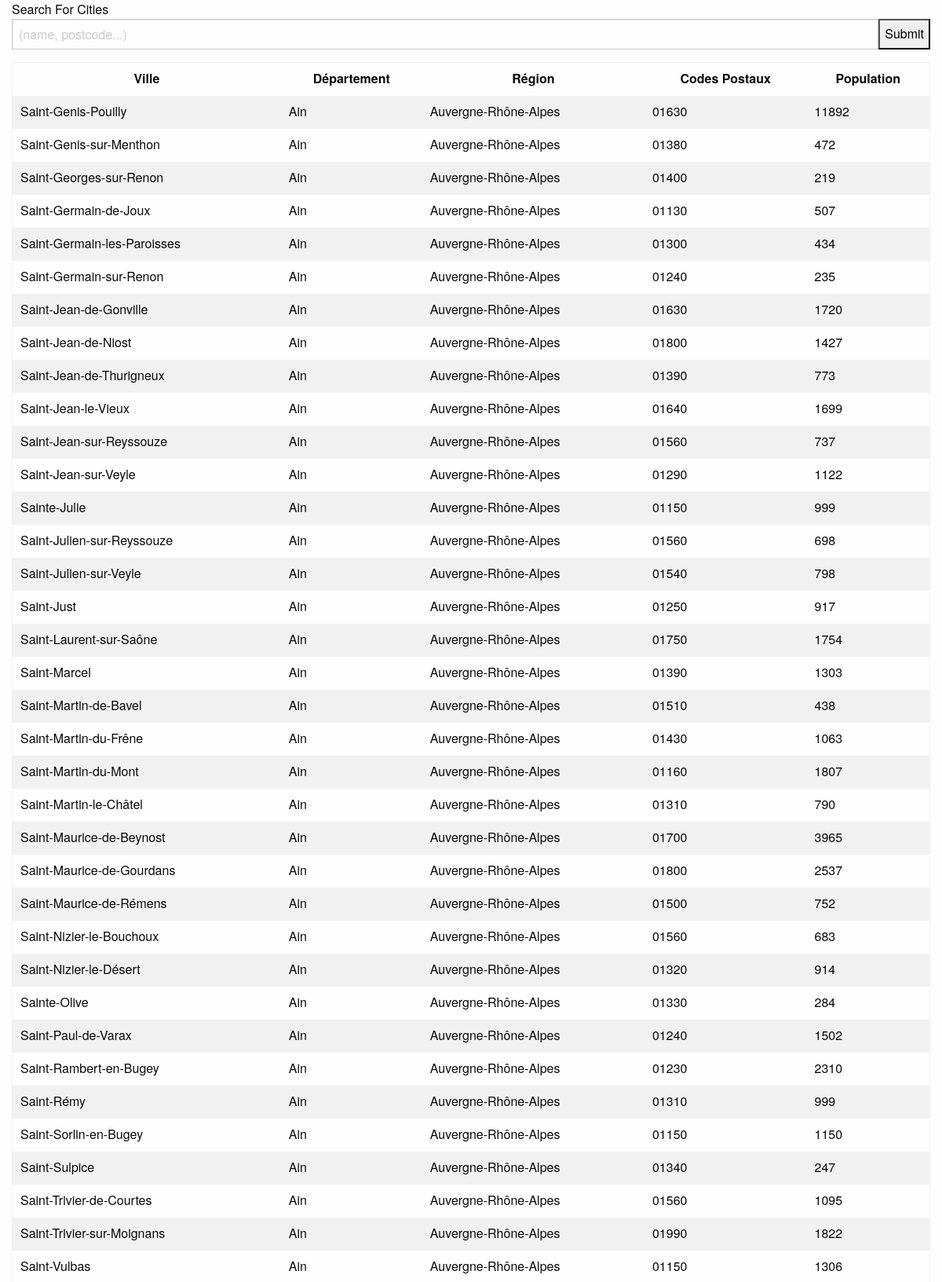
Page /api/?search=&page=4 (upper part) on the committed database.
### api/models.py (models this page shows)
class City(models.Model):
    name = models.CharField(max_length=64)
    code = models.CharField(max_length=8, unique=True)
    population = models.IntegerField()
    postcodes = models.CharField(max_length=64)
    department = models.ForeignKey(Department, on_delete=models.CASCADE)
    region = models.ForeignKey(Region, on_delete=models.CASCADE)

class Department(models.Model):
    name = models.CharField(max_length=64)
    code = models.CharField(max_length=8, unique=True)
    region = models.ForeignKey(Region, on_delete=models.CASCADE)

class Region(models.Model):
    name = models.CharField(max_length=64)
    code = models.CharField(max_length=8, unique=True)

### api/views.py (the view)
# urls.py: path('', views.index),
def index(request):
    searched = request.GET.get('search', '')
    cities = City.objects.filter(Q(name__icontains=searched) | Q(postcodes__icontains=searched))
    page = request.GET.get('page', 1)
    paginator = Paginator(cities, 100)
    page_range = 10
    try:
        cities = paginator.page(page)
        page_range = range(max(int(page) - 5, 2), min(int(page) + 5, int(cities.paginator.num_pages) - 1))
    except PageNotAnInteger:
        cities = paginator.page(1)
    except EmptyPage:
        cities = paginator.page(paginator.num_pages)
    return render(request, 'index.html', {'cities': cities, 'searched': searched, 'page_range': page_range})

### api/templates/index.html (shortened to what this page needs)
<!doctype html>
<html class="no-js" lang="en">
    <head>
        <link rel="stylesheet" href="https://cdn.jsdelivr.net/npm/foundation-sites@6.6.3/dist/css/foundation.min.css"
>
    </head>
    <body>
        <div  class="grid-container"> Search For Cities</div>
        <form action="" method="get">
            <div class="grid-container">
                <div class="input-group">
                    <input class="input-group-field" type="text" name="search" value="{{ searched }}" placeholder="(name, postcode...)">
                    <div class="input-group-button">
                        <input type="submit" value="Submit">
                    </div>
                </div>
            </div>
        </form>
        <div class="grid-container">
            <table class="hover">
                <tr>
                    <th>Ville</th>
                    <th>Département</th>
                    <th>Région</th>
                    <th>Codes Postaux</th>
                    <th>Population</th>
                </tr>
                {% for city in cities %}
                <tr {% if city.population > 100000 %}  style="color: green"{% endif %}>
                    <td>
                        {{ city.name }}
                    </td>
                    <td>
                        {% if city.department %}
                        {{ city.department.name|default:"" }}
                        {% endif %}
                    </td>
                    <td>
                        {% if city.region %}
                        {{ city.region.name|default:"" }}
                        {% endif %}
                    </td>
                    <td>
                        {{ city.postcodes }}
                    </td>
                    <td>
                        {{ city.population|default:"" }}
                    </td>
                </tr>
                {% endfor %}
            </table>
        </div>
    </body>
</html>

### rows in the picture
City: name "Saint-Genis-Pouilly", department.name "Ain", region.name "Auvergne-Rhône-Alpes", postcodes "01630", population "11892"
City: name "Saint-Genis-sur-Menthon", department.name "Ain", region.name "Auvergne-Rhône-Alpes", postcodes "01380", population "472"
City: name "Saint-Georges-sur-Renon", department.name "Ain", region.name "Auvergne-Rhône-Alpes", postcodes "01400", population "219"
City: name "Saint-Germain-de-Joux", department.name "Ain", region.name "Auvergne-Rhône-Alpes", postcodes "01130", population "507"
City: name "Saint-Germain-les-Paroisses", department.name "Ain", region.name "Auvergne-Rhône-Alpes", postcodes "01300", population "434"
City: name "Saint-Germain-sur-Renon", department.name "Ain", region.name "Auvergne-Rhône-Alpes", postcodes "01240", population "235"
City: name "Saint-Jean-de-Gonville", department.name "Ain", region.name "Auvergne-Rhône-Alpes", postcodes "01630", population "1720"
City: name "Saint-Jean-de-Niost", department.name "Ain", region.name "Auvergne-Rhône-Alpes", postcodes "01800", population "1427"
City: name "Saint-Jean-de-Thurigneux", department.name "Ain", region.name "Auvergne-Rhône-Alpes", postcodes "01390", population "773"
City: name "Saint-Jean-le-Vieux", department.name "Ain", region.name "Auvergne-Rhône-Alpes", postcodes "01640", population "1699"
City: name "Saint-Jean-sur-Reyssouze", department.name "Ain", region.name "Auvergne-Rhône-Alpes", postcodes "01560", population "737"
City: name "Saint-Jean-sur-Veyle", department.name "Ain", region.name "Auvergne-Rhône-Alpes", postcodes "01290", population "1122"
City: name "Sainte-Julie", department.name "Ain", region.name "Auvergne-Rhône-Alpes", postcodes "01150", population "999"
City: name "Saint-Julien-sur-Reyssouze", department.name "Ain", region.name "Auvergne-Rhône-Alpes", postcodes "01560", population "698"
City: name "Saint-Julien-sur-Veyle", department.name "Ain", region.name "Auvergne-Rhône-Alpes", postcodes "01540", population "798"
City: name "Saint-Just", department.name "Ain", region.name "Auvergne-Rhône-Alpes", postcodes "01250", population "917"
City: name "Saint-Laurent-sur-Saône", department.name "Ain", region.name "Auvergne-Rhône-Alpes", postcodes "01750", population "1754"
City: name "Saint-Marcel", department.name "Ain", region.name "Auvergne-Rhône-Alpes", postcodes "01390", population "1303"
City: name "Saint-Martin-de-Bavel", department.name "Ain", region.name "Auvergne-Rhône-Alpes", postcodes "01510", population "438"
City: name "Saint-Martin-du-Frêne", department.name "Ain", region.name "Auvergne-Rhône-Alpes", postcodes "01430", population "1063"
City: name "Saint-Martin-du-Mont", department.name "Ain", region.name "Auvergne-Rhône-Alpes", postcodes "01160", population "1807"
City: name "Saint-Martin-le-Châtel", department.name "Ain", region.name "Auvergne-Rhône-Alpes", postcodes "01310", population "790"
City: name "Saint-Maurice-de-Beynost", department.name "Ain", region.name "Auvergne-Rhône-Alpes", postcodes "01700", population "3965"
City: name "Saint-Maurice-de-Gourdans", department.name "Ain", region.name "Auvergne-Rhône-Alpes", postcodes "01800", population "2537"
City: name "Saint-Maurice-de-Rémens", department.name "Ain", region.name "Auvergne-Rhône-Alpes", postcodes "01500", population "752"
City: name "Saint-Nizier-le-Bouchoux", department.name "Ain", region.name "Auvergne-Rhône-Alpes", postcodes "01560", population "683"
City: name "Saint-Nizier-le-Désert", department.name "Ain", region.name "Auvergne-Rhône-Alpes", postcodes "01320", population "914"
City: name "Sainte-Olive", department.name "Ain", region.name "Auvergne-Rhône-Alpes", postcodes "01330", population "284"
City: name "Saint-Paul-de-Varax", department.name "Ain", region.name "Auvergne-Rhône-Alpes", postcodes "01240", population "1502"
City: name "Saint-Rambert-en-Bugey", department.name "Ain", region.name "Auvergne-Rhône-Alpes", postcodes "01230", population "2310"
City: name "Saint-Rémy", department.name "Ain", region.name "Auvergne-Rhône-Alpes", postcodes "01310", population "999"
City: name "Saint-Sorlin-en-Bugey", department.name "Ain", region.name "Auvergne-Rhône-Alpes", postcodes "01150", population "1150"
City: name "Saint-Sulpice", department.name "Ain", region.name "Auvergne-Rhône-Alpes", postcodes "01340", population "247"
City: name "Saint-Trivier-de-Courtes", department.name "Ain", region.name "Auvergne-Rhône-Alpes", postcodes "01560", population "1095"
City: name "Saint-Trivier-sur-Moignans", department.name "Ain", region.name "Auvergne-Rhône-Alpes", postcodes "01990", population "1822"
City: name "Saint-Vulbas", department.name "Ain", region.name "Auvergne-Rhône-Alpes", postcodes "01150", population "1306"
